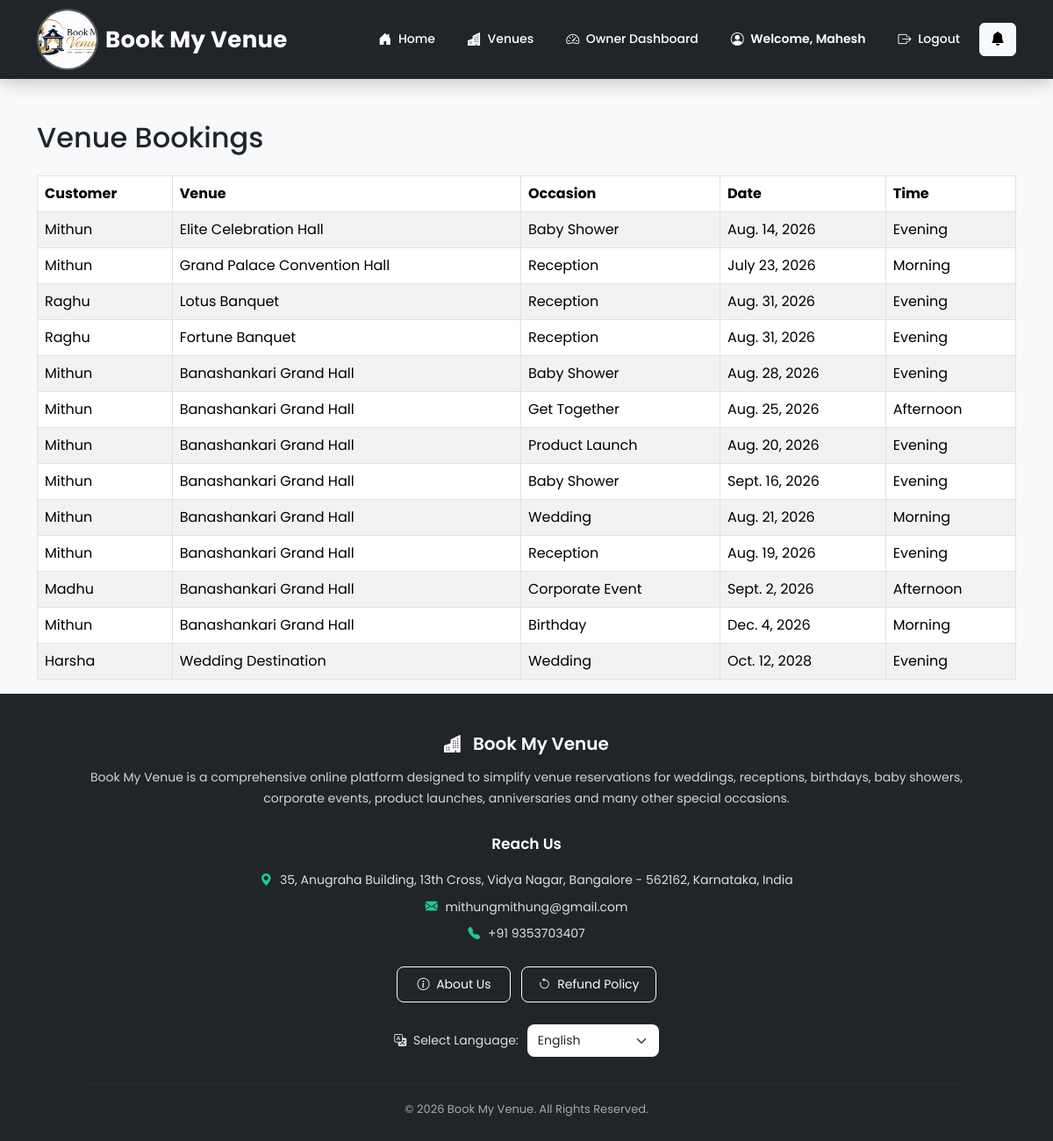
Page /owner/bookings/ (signed in) on the committed database.
### venues/models.py (models this page shows, shortened)
class Booking(models.Model):
    EVENT_CHOICES = (
        ('Wedding', 'Wedding'),
        ('Reception', 'Reception'),
        ('Birthday', 'Birthday'),
        ('Baby Shower', 'Baby Shower'),
        ('Corporate Event', 'Corporate Event'),
        ('Product Launch', 'Product Launch'),
        ('Anniversary', 'Anniversary'),
        ('Get Together', 'Get Together'),
    )
    TIME_SLOT_CHOICES = (
        ('Morning', 'Morning'),
        ('Afternoon', 'Afternoon'),
        ('Evening', 'Evening'),
        ('Full Day', 'Full Day'),
    )
    STATUS_CHOICES = [
        ('Pending', 'Pending'),
        ('Approved', 'Approved'),
        ('Rejected', 'Rejected'),
        ('Booked', 'Booked'),
        ('Cancellation Requested', 'Cancellation Requested'),
        ('Cancelled', 'Cancelled'),
    ]
    user = models.ForeignKey(
        User,
        on_delete=models.CASCADE
    )
    venue = models.ForeignKey(
        Venue,
        on_delete=models.CASCADE
    )
    event_type = models.CharField(
        max_length=50,
        choices=EVENT_CHOICES
    )
    event_date = models.DateField()
    time_slot = models.CharField(
        max_length=20,
        choices=TIME_SLOT_CHOICES,
        default='Morning'
    )
    services = models.ManyToManyField(
        'VenueService',
        blank=True,
        related_name='bookings'
    )
    total_amount = models.DecimalField(
        max_digits=12,
        decimal_places=2,
        default=0
    )
    booking_date = models.DateTimeField(
        auto_now_add=True
    )
    status = models.CharField(
        max_length=30,
        choices=STATUS_CHOICES,
        default='Pending'
    )
    class Meta:
        constraints = [
            models.UniqueConstraint(
                fields=[
                    'venue',
                    'event_date',
                    'time_slot'
                ],
                name='unique_venue_date_timeslot'
            )
        ]

class Venue(models.Model):
    owner = models.ForeignKey(
        User,
        on_delete=models.CASCADE
    )
    name = models.CharField(max_length=100)
    location = models.ForeignKey(
        Location,
        on_delete=models.CASCADE
    )
    capacity = models.IntegerField()
    price = models.DecimalField(
        max_digits=10,
        decimal_places=2
    )
    image = models.ImageField(
        upload_to='venues/'
    )
    description = models.TextField()

### venues/views.py (the view)
@login_required(login_url='login')
def owner_bookings(request):
    bookings = Booking.objects.filter(
        venue__owner=request.user
    ).exclude(
        status__in=["Cancelled", "Cancellation Requested"]
    )
    return render(
        request,
        "owner_bookings.html",
        {
            "bookings": bookings
        }
    )

### venues/context_processors.py (called while the page is built)
def notification_count(request):
    if request.user.is_authenticated:
        unread_count = Notification.objects.filter(
            user=request.user,
            is_read=False
        ).count()
    else:
        unread_count = 0
    return {
        "unread_count": unread_count
    }

### templates/owner_bookings.html
{% extends 'base.html' %}
{% block content %}
<div class="container mt-5">
    <h2 class="mb-4">Venue Bookings</h2>
    {% if bookings %}
    <table class="table table-bordered table-striped">
        <thead>
        <tr>
            <th>Customer</th>
            <th>Venue</th>
            <th>Occasion</th>
            <th>Date</th>
            <th>Time</th>
        </tr>
        </thead>
        <tbody>
        {% for booking in bookings %}
        <tr>
            <td>{{ booking.user.username }}</td>
            <td>{{ booking.venue.name }}</td>
            <td>{{ booking.event_type }}</td>
            <td>{{ booking.event_date }}</td>
            <td>{{ booking.time_slot }}</td>
        </tr>
        {% endfor %}
        </tbody>
    </table>
    {% else %}
    <div class="alert alert-info">
        No bookings available.
    </div>
    {% endif %}
</div>
{% endblock %}

### templates/base.html (shortened to what this page needs)
{% load static %}
<!DOCTYPE html>
<html lang="en">
<head>
    <link
        href="https://cdn.jsdelivr.net/npm/bootstrap@5.3.2/dist/css/bootstrap.min.css"
        rel="stylesheet">
    <link
        rel="stylesheet"
        href="https://cdn.jsdelivr.net/npm/bootstrap-icons@1.11.3/font/bootstrap-icons.min.css">
    <link
        rel="stylesheet"
        href="{% static 'css/style.css' %}">
</head>
<body>
<nav class="navbar navbar-expand-lg navbar-dark">
    <div class="container">
        <a
            class="navbar-brand d-flex align-items-center me-auto"
            href="{% url 'home' %}">
            <img
                src="{% static 'images/logo1.png' %}"
                class="rounded-circle me-2 logo-img"
                alt="Book My Venue Logo">
            <span class="venue-title">
                Book My Venue
            </span>
        </a>
        <div
            class="collapse navbar-collapse"
            id="nav">
            <ul
                class="navbar-nav ms-auto">
                <li class="nav-item">
                    <a
                        class="nav-link
                        "
                        href="{% url 'home' %}">
                        <i class="bi bi-house-door-fill me-1"></i>
                        Home
                    </a>
                </li>
                <li class="nav-item">
                    <a
                        class="nav-link
                        "
                        href="{% url 'venue_list' %}">
                        <i class="bi bi-buildings-fill me-1"></i>
                        Venues
                    </a>
                </li>
                {% if user.is_authenticated %}
                    {% if user.profile.role == "owner" %}
                        <li class="nav-item">
                            <a
                                class="nav-link
                                "
                                href="{% url 'owner_dashboard' %}">
                                <i class="bi bi-speedometer2 me-1"></i>
                                Owner Dashboard
                            </a>
                        </li>
                    {% endif %}
                    <li class="nav-item">
                        <span
                            class="nav-link welcome-user">
                            <i class="bi bi-person-circle me-1"></i>
                            Welcome, {{ user.username }}
                        </span>
                    </li>
                    <li class="nav-item">
                        <a
                            class="nav-link logout-link"
                            href="{% url 'logout' %}">
                            <i class="bi bi-box-arrow-right me-1"></i>
                            Logout
                        </a>
                    </li>
                <a href="{% url 'notifications' %}" class="btn btn-light position-relative">
    <i class="bi bi-bell-fill"></i>
</a>
                {% endif %}
            </ul>
        </div>
    </div>
</nav>
<main>
    {% block content %}
    {% endblock %}
</main>
<footer class="site-footer">
    <div class="container text-center">
        <h5 class="footer-title">
            <i class="bi bi-buildings-fill me-2"></i>
            Book My Venue
        </h5>
        <p class="footer-description">
            Book My Venue is a comprehensive online platform
            designed to simplify venue reservations for
            weddings, receptions, birthdays, baby showers,
            corporate events, product launches, anniversaries
            and many other special occasions.
        </p>
        <div class="footer-contact">
            <div class="footer-contact-title">
                Reach Us
            </div>
            <div class="footer-contact-item">
                <i class="bi bi-geo-alt-fill"></i>
                35, Anugraha Building, 13th Cross,
                Vidya Nagar, Bangalore - 562162,
                Karnataka, India
            </div>
            <div class="footer-contact-item">
                <i class="bi bi-envelope-fill"></i>
                mithungmithung@gmail.com
            </div>
            <div class="footer-contact-item">
                <i class="bi bi-telephone-fill"></i>
                +91 9353703407
            </div>
        </div>
        <div class="footer-actions">
            <a
                href="{% url 'about' %}"
                class="btn btn-outline-light footer-btn">
                <i class="bi bi-info-circle me-1"></i>
                About Us
            </a>
            <a
                href="{% url 'refund_policy' %}"
                class="btn btn-outline-light footer-btn">
                <i class="bi bi-arrow-counterclockwise me-1"></i>
                Refund Policy
            </a>
        </div>
        <div class="language-section">
            <label
                for="language"
                class="language-label">
                <i class="bi bi-translate me-1"></i>
                Select Language:
            </label>
            <select
                id="language"
                class="form-select w-auto">
                <option value="en">
                    English
                </option>
            </select>
        </div>
        <hr class="footer-divider">
        <p class="copyright">
            © 2026 Book My Venue.
            All Rights Reserved.
        </p>
    </div>
</footer>
</body>
</html>

### static/css/style.css (style rules this page uses)
html, body { margin: 0; padding: 0; overflow-x: hidden; }
body { top: 0 !important; }
.venue-title { font-family: 'Poppins', sans-serif; font-weight: 600; letter-spacing: 1px; }
.navbar { margin: 0; border-radius: 0; background: #212529 !important; padding: 12px 0; box-shadow: 0 5px 15px rgba(0, 0, 0, 0.25); }
.logo-img { transition: 0.4s; }
.venue-title { font-size: 2rem; font-weight: 700; color: #fff; letter-spacing: 1px; }
.navbar-nav { gap: 10px; }
.navbar .nav-link { color: white !important; font-weight: 600; font-size: 16px; padding: 10px 22px !important; border-radius: 50px; transition: 0.35s; position: relative; }
footer { margin-top: 50px; margin-bottom: 0; }

### templates/base.html (style rules this page uses)
html { scroll-behavior: smooth; }
body { font-family: 'Poppins', sans-serif; margin: 0; min-height: 100vh; display: flex; flex-direction: column; background: #f8f9fa; color: #212529; }
main { flex: 1; }
.navbar { background: #212529 !important; padding: 10px 0; box-shadow: 0 5px 18px rgba(0, 0, 0, 0.20); position: relative; z-index: 1000; }
.navbar-brand { text-decoration: none; padding: 0; }
.logo-img { width: 70px; height: 70px; object-fit: cover; transition: transform 0.35s ease, box-shadow 0.35s ease; border: 2px solid rgba(255,255,255,0.25); }
.venue-title { font-size: 26px; font-weight: 700; color: #ffffff; letter-spacing: 0.3px; white-space: nowrap; }
.navbar-nav { gap: 7px; align-items: center; }
.navbar .nav-link { color: #ffffff !important; font-size: 14px; font-weight: 500; padding: 10px 15px !important; border-radius: 8px; transition: all 0.25s ease; white-space: nowrap; }
.navbar .nav-link i { font-size: 15px; vertical-align: middle; }
.welcome-user { color: #ffc107 !important; cursor: default; font-weight: 600 !important; background: transparent !important; }
.logout-link { color: #ff6b6b !important; }
.site-footer { background: #212529; color: #ffffff; margin-top: auto; padding: 45px 20px 25px; line-height: 1.7; }
.footer-title { font-size: 20px; font-weight: 600; margin-bottom: 15px; }
.footer-description { max-width: 1000px; margin: 0 auto 25px; color: rgba( 255, 255, 255, 0.80 ); font-size: 14px; }
.footer-contact { margin-top: 20px; }
.footer-contact-title { font-size: 17px; font-weight: 600; margin-bottom: 15px; color: #ffffff; }
.footer-contact-item { margin-bottom: 7px; font-size: 14px; color: rgba( 255, 255, 255, 0.85 ); }
.footer-contact-item i { width: 22px; color: #20c997; margin-right: 5px; }
.footer-actions { display: flex; justify-content: center; align-items: center; gap: 12px; flex-wrap: wrap; margin-top: 25px; }
.footer-btn { min-width: 130px; border-radius: 8px; padding: 9px 18px; font-size: 14px; transition: all 0.25s ease; }
.language-section { margin-top: 25px; display: flex; justify-content: center; align-items: center; gap: 10px; flex-wrap: wrap; }
.language-label { font-size: 14px; color: rgba( 255, 255, 255, 0.85 ); }
#language { min-width: 150px; border-radius: 8px; border: none; padding: 8px 12px; font-size: 14px; cursor: pointer; }
.footer-divider { border: 0; border-top: 1px solid rgba( 255, 255, 255, 0.12 ); margin: 30px auto 18px; max-width: 1000px; }
.copyright { font-size: 13px; color: rgba( 255, 255, 255, 0.60 ); margin: 0; }

### rows in the picture
Booking: user.username "Mithun", venue.name "Elite Celebration Hall", event_type "Baby Shower", event_date "Aug. 14, 2026", time_slot "Evening"
Booking: user.username "Mithun", venue.name "Grand Palace Convention Hall", event_type "Reception", event_date "July 23, 2026", time_slot "Morning"
Booking: user.username "Raghu", venue.name "Lotus Banquet", event_type "Reception", event_date "Aug. 31, 2026", time_slot "Evening"
Booking: user.username "Raghu", venue.name "Fortune Banquet", event_type "Reception", event_date "Aug. 31, 2026", time_slot "Evening"
Booking: user.username "Mithun", venue.name "Banashankari Grand Hall", event_type "Baby Shower", event_date "Aug. 28, 2026", time_slot "Evening"
Booking: user.username "Mithun", venue.name "Banashankari Grand Hall", event_type "Get Together", event_date "Aug. 25, 2026", time_slot "Afternoon"
Booking: user.username "Mithun", venue.name "Banashankari Grand Hall", event_type "Product Launch", event_date "Aug. 20, 2026", time_slot "Evening"
Booking: user.username "Mithun", venue.name "Banashankari Grand Hall", event_type "Baby Shower", event_date "Sept. 16, 2026", time_slot "Evening"
Booking: user.username "Mithun", venue.name "Banashankari Grand Hall", event_type "Wedding", event_date "Aug. 21, 2026", time_slot "Morning"
Booking: user.username "Mithun", venue.name "Banashankari Grand Hall", event_type "Reception", event_date "Aug. 19, 2026", time_slot "Evening"
Booking: user.username "Madhu", venue.name "Banashankari Grand Hall", event_type "Corporate Event", event_date "Sept. 2, 2026", time_slot "Afternoon"
Booking: user.username "Mithun", venue.name "Banashankari Grand Hall", event_type "Birthday", event_date "Dec. 4, 2026", time_slot "Morning"
Booking: user.username "Harsha", venue.name "Wedding Destination", event_type "Wedding", event_date "Oct. 12, 2028", time_slot "Evening"

### other values in the picture
{{ user.username }} "Mahesh"
